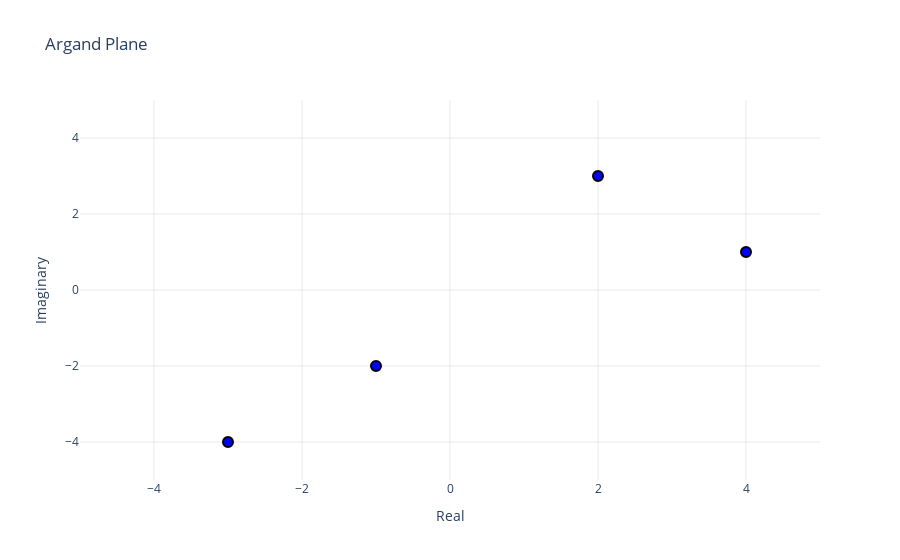

Notebook code cell kept with this figure:
### Markdown cell above
# Plot Complex Numbers

### Code cell
complex_numbers = [2 + 3j, -1 - 2j, 4 + 1j, -3 - 4j]
real_parts = [num.real for num in complex_numbers]
imaginary_parts = [num.imag for num in complex_numbers]

fig = go.Figure()

fig.add_trace(go.Scatter(
    x=real_parts,
    y=imaginary_parts,
    mode='markers',
    marker=dict(
        color='blue',
        size=10,
        symbol='circle',
        line=dict(width=2, color='black')
    ),
    text=[f'{num.real} + {num.imag}j' for num in complex_numbers]
))

fig.update_layout(
    xaxis_title='Real',
    yaxis_title='Imaginary',
    title='Argand Plane',
    xaxis=dict(
        showgrid=True,
        gridwidth=0.5,
        gridcolor='lightgray',
        range=[-5, 5],
        zeroline=False  # Remove the central zero line
    ),
    yaxis=dict(
        showgrid=True,
        gridwidth=0.5,
        gridcolor='lightgray',
        range=[-5, 5],
        zeroline=False  # Remove the central zero line
    ),
    plot_bgcolor='white'
)

fig.show()

### Figure 1 — Plotly figure (JSON) as saved in the notebook; plotly's stock layout.template omitted (floating-point values rounded to 4 significant figures)
{"data": [{"marker": {"color": "blue", "line": {"color": "black", "width": 2}, "size": 10, "symbol": "circle"}, "mode": "markers", "text": ["2.0 + 3.0j", "-1.0 + -2.0j", "4.0 + 1.0j", "-3.0 + -4.0j"], "type": "scatter", "x": [2, -1, 4, -3], "y": [3, -2, 1, -4]}], "layout": {"plot_bgcolor": "white", "title": {"text": "Argand Plane"}, "xaxis": {"gridcolor": "lightgray", "gridwidth": 0.5, "range": [-5, 5], "showgrid": true, "title": {"text": "Real"}, "zeroline": false}, "yaxis": {"gridcolor": "lightgray", "gridwidth": 0.5, "range": [-5, 5], "showgrid": true, "title": {"text": "Imaginary"}, "zeroline": false}}}
